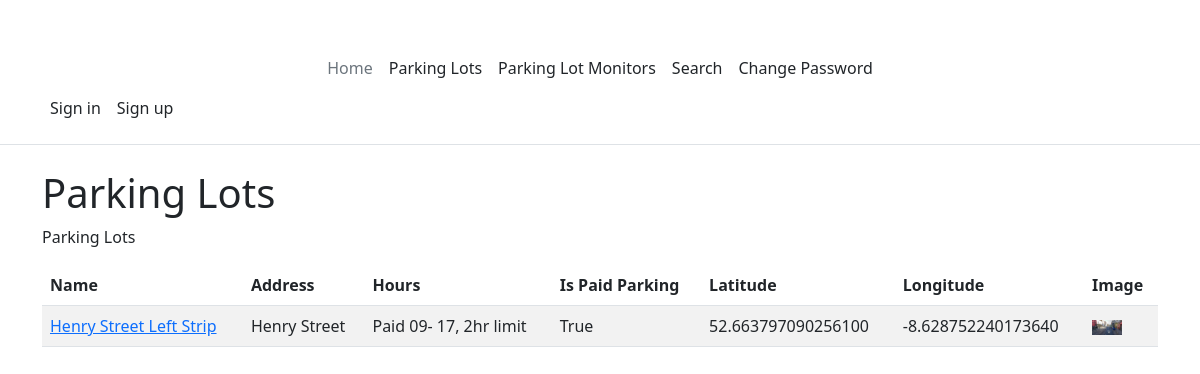
Page /parking-lots on the earlier database version.
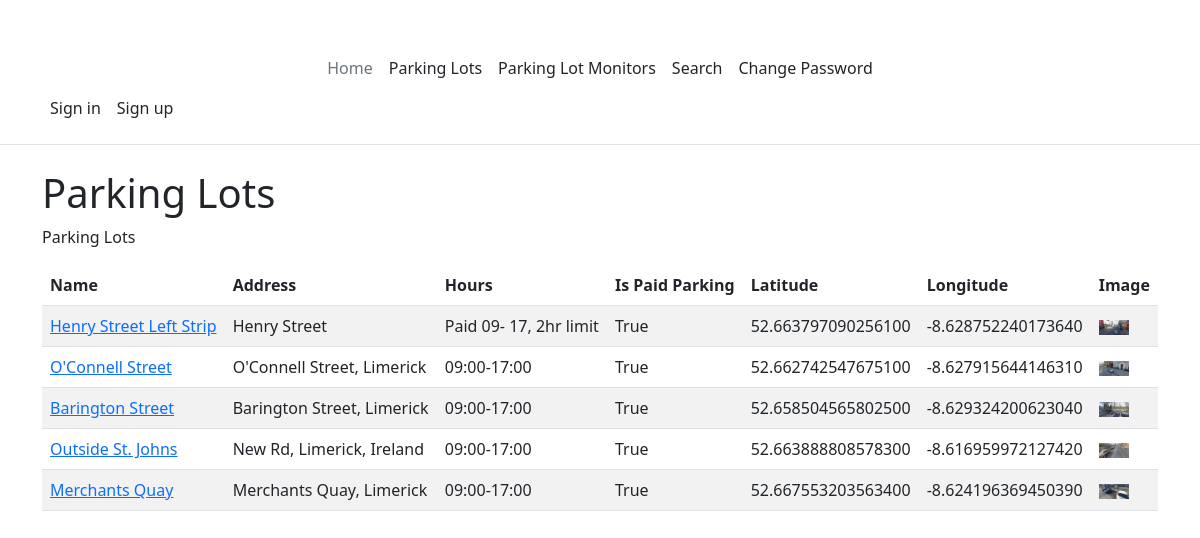
Same page on the later database version.
### PerfectParking/models.py (models this page shows, shortened)
class ParkingLot(models.Model):
    id = models.AutoField(primary_key=True)
    name = models.CharField(max_length=100, unique=True)
    address = models.CharField(max_length=255)
    hours = models.CharField(max_length=255)
    isPaidParking = models.BooleanField(default=True)
    latitude = models.DecimalField(max_digits=17, decimal_places=15)
    longitude = models.DecimalField(max_digits=17, decimal_places=15)
    image = models.ImageField(upload_to='images/parking-lot/', blank=True)
    parking_spaces = models.IntegerField(default=1)

### PerfectParking/views.py (the view)
def parking_lots(request):
    parking_lots: list = ParkingLot.objects.all()
    return render(request, WebPages.PARKING_LOTS, {"parking_lots": parking_lots})

### PerfectParking/templates/website/parking-lots.html (shortened to what this page needs)
{% extends 'master.html' %}
{% block main %}
<h1>Parking Lots</h1>
<p id="mydesc">Parking Lots</p>
<table class="table table-striped" aria-describedby="mydesc">
    <thead>
        <tr>
            <th>Name</th>
            <th>Address</th>
            <th>Hours</th>
            <th>Is Paid Parking</th>
            <th>Latitude</th>
            <th>Longitude</th>
            <th>Image</th>
        </tr>
    </thead>
    <tbody>
        {% for parking_lot in parking_lots %}
        <tr>
            <td><a href="{% url 'parking-lot' parking_lot.id %}">{{ parking_lot.name }}</a></td>
            <td>{{ parking_lot.address }}</td>
            <td>{{ parking_lot.hours }}</td>
            <td>{{ parking_lot.isPaidParking }}</td>
            <td>{{ parking_lot.latitude }}</td>
            <td>{{ parking_lot.longitude }}</td>
            <td><img src="{{ parking_lot.image.url }}" alt="Image of {{ parking_lot.name }}" width="30px" height="15px" /></td>
        {% endfor %}
    </tbody>
{% endblock %}

### PerfectParking/templates/master.html (shortened to what this page needs)
<!DOCTYPE html>
<html lang="en">
  <head>
    <link href="https://cdn.jsdelivr.net/npm/bootstrap@5.2.2/dist/css/bootstrap.min.css" rel="stylesheet" />
  </head>
  <body>
    <header class="d-flex flex-wrap align-items-center justify-content-center justify-content-md-between py-3 mb-4 border-bottom">
        <div class="container">
            <div>
                <a href="/"
                    class="d-flex align-items-center col-md-3 mb-2 mb-md-0 text-dark text-decoration-none">
                    <svg class="bi me-2"
                            width="40"
                            height="32"
                            role="img"
                            aria-label="Bootstrap">
                        <use xlink:href="#bootstrap"></use>
                    </svg>
                </a>
                <ul class="nav col-12 col-md-auto mb-2 justify-content-center mb-md-0">
                    <li><a href="#" class="nav-link px-2 link-secondary">Home</a></li>
                    <li><a href="{% url 'parking-lots' %}" class="nav-link px-2 link-dark">Parking Lots</a></li>
                    <li><a href="{% url 'parking-lot-monitors' %}" class="nav-link px-2 link-dark">Parking Lot Monitors</a></li>
                    <li><a href="#" class="nav-link px-2 link-dark">Search</a></li>
                    <li><a href="#" class="nav-link px-2 link-dark">Change Password</a></li>
                </ul>
            </div>
            <div class="col-md-3 text-end">
                <ul class="nav">
                  {% if user.is_authenticated %}
                  <li class="nav-item"><a href="{% url 'logout' %}"class="nav-link px-2 link-dark">Sign out</a></li>
                  {% else %}
                    <li class="nav-item"><a href="{% url 'login' %}" class="nav-link px-2 link-dark">Sign in</a></li>
                    <li class="nav-item"><a href="{% url 'register-user' %}" class="nav-link px-2 link-dark">Sign up</a></li>
                  {% endif %}
                </ul>
            </div>
        </div>
    </header>
    <main class="container">
      {% block main %}
      {% endblock %}
    </main>
  </body>
</html>

Differences in the rows shown:
added ParkingLot: name "O'Connell Street", address "O'Connell Street, Limerick", hours "09:00-17:00", isPaidParking "True", latitude "52.662742547675100", longitude "-8.627915644146310", image (picture)
added ParkingLot: name "Barington Street", address "Barington Street, Limerick", hours "09:00-17:00", isPaidParking "True", latitude "52.658504565802500", longitude "-8.629324200623040", image (picture)
added ParkingLot: name "Outside St. Johns", address "New Rd, Limerick, Ireland", hours "09:00-17:00", isPaidParking "True", latitude "52.663888808578300", longitude "-8.616959972127420", image (picture)
added ParkingLot: name "Merchants Quay", address "Merchants Quay, Limerick", hours "09:00-17:00", isPaidParking "True", latitude "52.667553203563400", longitude "-8.624196369450390", image (picture)
